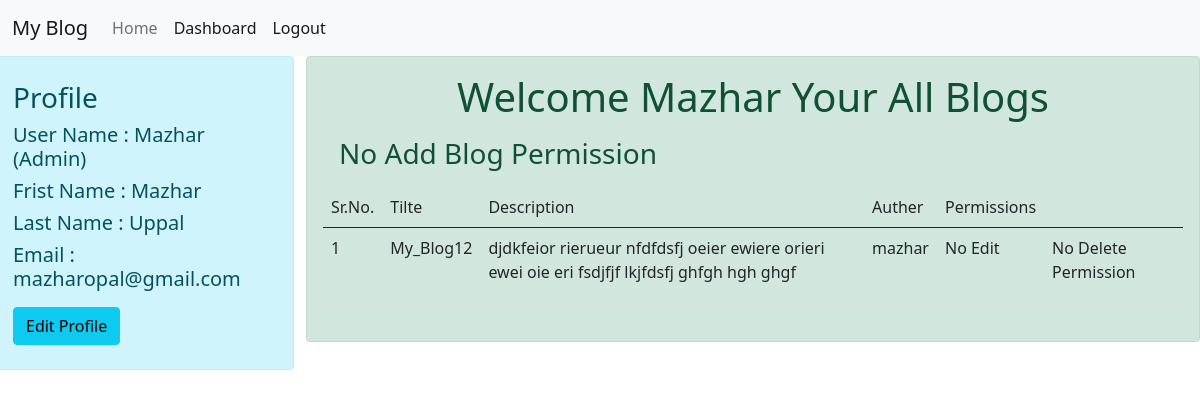
Before: /dashboard/ (signed in) with the older database file.
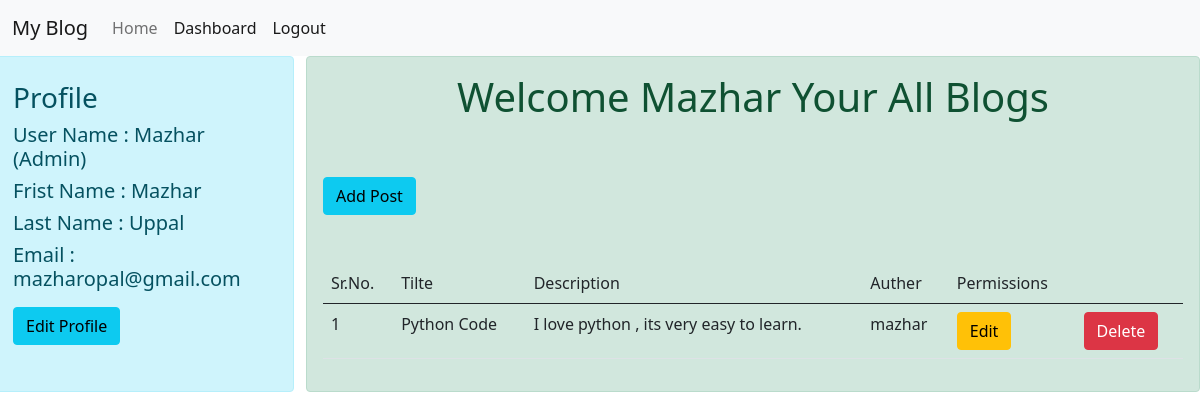
After: the same page with the newer database file.
### home/models.py (models this page shows)
class Blog(models.Model):
    title=models.CharField(max_length=100)
    description=models.CharField(max_length=300)
    user=models.ForeignKey(User,on_delete=models.RESTRICT,default=2)

### home/views.py (the view)
# urls.py: path('dashboard/', views.dashboard,name="dashboard"),
def dashboard(request):
  if request.user.is_authenticated:
    if request.user.is_superuser==True:
      myblog=Blog.objects.all()
      data={'myblog':myblog}
      pass
    else:
      user=request.user
      myblog=Blog.objects.filter(user=user)
      gps=user.groups.all()
      data={'myblog':myblog,'groups':gps}
    return render(request,'dashboard.html',data)
  else:
    return redirect('signin')

### templates/dashboard.html (shortened to what this page needs)
{% extends 'base.html' %}
{% load crispy_forms_tags %}
{% block content %}
<div class="row justify-content-center">
  <div class="col-3  justify-content-center alert alert-info">
    <h3 class='m-2' class="">Profile</h3>
    <h5 class="m-2">User Name : {{request.user|title}}
      {% if groups %}
      {% for group in groups %}
      ({{group|title}})
      {% endfor %}
      {% endif %}</h5>
    <h5 class="m-2">Frist Name : {{request.user.first_name|title}}</h5>
    <h5 class="m-2">Last Name : {{request.user.last_name|title}}</h5>
    <h5 class="m-2">Email : {{request.user.email}}</h5>
    <a class="btn btn-info m-2" href={% url 'editprofile' request.user.id %}>Edit Profile</a>
  </div>
  <div class="col-9    justify-content-center">
    <div class="col-12 alert alert-success">
      <h1 class="text-center">Welcome {{request.user|title}} Your All Blogs </h1>
      {% if perms.home.add_blog %}
      <a class="btn btn-info mb-5 mt-5" href="/postblog/">Add Post</a>
      {% else %}
      <h3 class="m-3">No Add Blog Permission</h3>
      {% endif %}
      <table class="table">
        <thead>
          <tr>
            <td>Sr.No.</td>
            <td>Tilte</td>
            <td>Description</td>
            <td>Auther</td>
            <td>Permissions</td>
            <td></td>
          </tr>
        </thead>
        <tbody>
          {% for blog in myblog %}
          <tr>
            <td>{{forloop.counter}}</td>
            <td>{{blog.title}}</td>
            <td>{{blog.description}}</td>
            <td>{{blog.user}}</td>
            <td>
              {% if perms.home.change_blog %}
              <a class="btn btn-warning" href={% url 'editdata' id=blog.id %}>Edit</a>
              {% else %}
              <p>No Edit </p>
              {% endif%}
            </td>
            <td>
              {% if perms.home.delete_blog %}
              <form action="{% url 'deletedata' id=blog.id %}" method="POST">
                <input class="btn btn-danger" type="submit" value="Delete">
              </form>
              {% else %}
              <p>No Delete Permission </p>
              {% endif%}
            </td>
          </tr>
          {% endfor %}
        </tbody>
      </table>
    </div>
  </div>
</div>
{% endblock content %}

### templates/base.html (shortened to what this page needs)
<!DOCTYPE html>
{% load static %}
<html lang="en">
<head>
  <link rel="stylesheet" href="{% static 'css/bootstrap.css' %}">
  <link rel="stylesheet" href="{% static 'css/main.css' %}">
</head>
<body>
  <nav class="navbar navbar-expand-lg navbar-light bg-light">
    <div class="container-fluid">
      <a class="navbar-brand" href="/">My Blog</a>
      <div class="collapse navbar-collapse" id="navbarSupportedContent">
        <ul class="navbar-nav me-auto mb-2 mb-lg-0">
          <li class="nav-item">
            <a class="nav-link {% if request.path == '/' %} active {%endif%}}" aria-current="page" href="/">Home</a>
          </li>
          {% if request.user.is_authenticated %}
          <li class="nav-item">
            <a class="nav-link {% if request.path == '/dashboard/' %} active {%endif%}}"
              href="/dashboard/">Dashboard</a>
          </li>
          <li class="nav-item">
            <a class="nav-link {% if request.path == '/dashboard/' %} active {%endif%}}" href="/logout/">Logout</a>
          </li>
          {% endif %}
        </ul>
      </div>
    </div>
  </nav>
  {% block content %}
  {% endblock content %}
</body>
</html>

Changed rows visible on the page:
removed Blog: title "My_Blog12", description "djdkfeior rierueur nfdfdsfj oeier ewiere orieri ewei oie eri fsdjfjf lkjfdsfj ghfgh hgh ghgf", user "mazhar", shows "No Edit", shows "No Delete Permission"
added Blog: title "Python Code", description "I love python , its very easy to learn.", user "mazhar", shows "Edit"
Other visible differences:
text no longer shown: "No Add Blog Permission"
text now shown: "Add Post"
